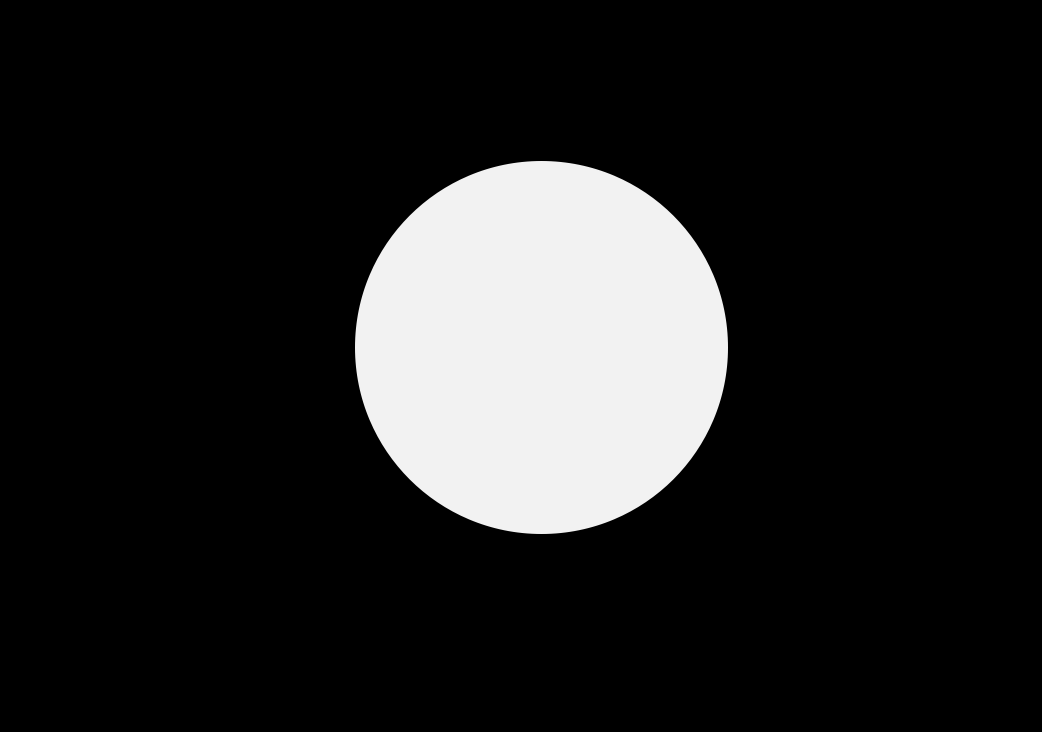
#> input picture misc/white.jpg, 1042 x 732 px
$ python brightness.py
#> lines starting #> are read from the running program, lines starting #| are printed output that depends on the picture; after the words box and inside, x2 and y2 are one past the last pixel; in counts of white or black regions, pixels touching at a corner belong together
import cv2
import numpy as np
from scipy.ndimage import filters

#level of intensity
bright = [110,140,170,200,230,255]
sigma = 50

for b in bright:
    img = cv2.imread('misc/white.jpg') #load rgb image
#> img is the input picture: shape (732, 1042, 3); min 0, max 242, mean 34.7

    #Isolate the areas where the color is black(every channel=0) and white (every channel=255)
    black=np.where((img[:,:,0]==0) & (img[:,:,1]==0) & (img[:,:,2]==0))
#> black = 652823 positions, rows 0 to 731, columns 0 to 1041
    white=np.where((img[:,:,0]>200) & (img[:,:,1]>200) & (img[:,:,2]>200))
#> white = 108933 positions, rows 161 to 533, columns 355 to 727

    #Turn black pixels to white and vice versa
    img[black]=(0,0,0)
    img[white]=(b,b,b)
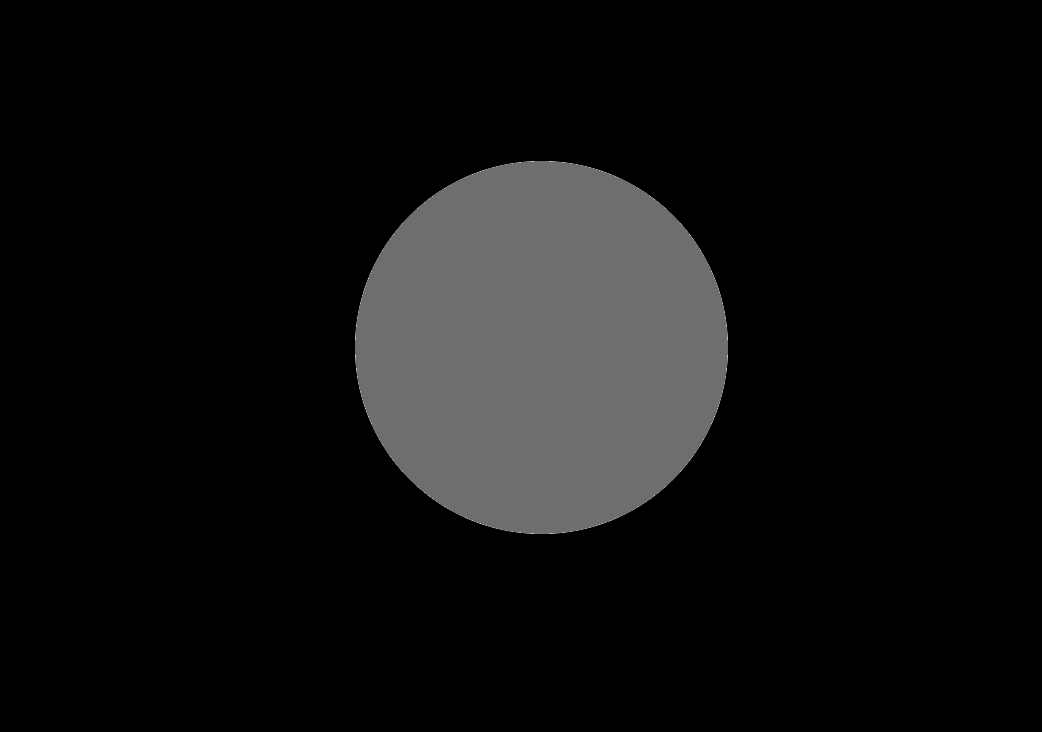
#> img: shape (732, 1042, 3); 14.28% of pixels changed, all inside (x1, y1, x2, y2) = (355, 161, 728, 534)

    img = filters.gaussian_filter(img, sigma)
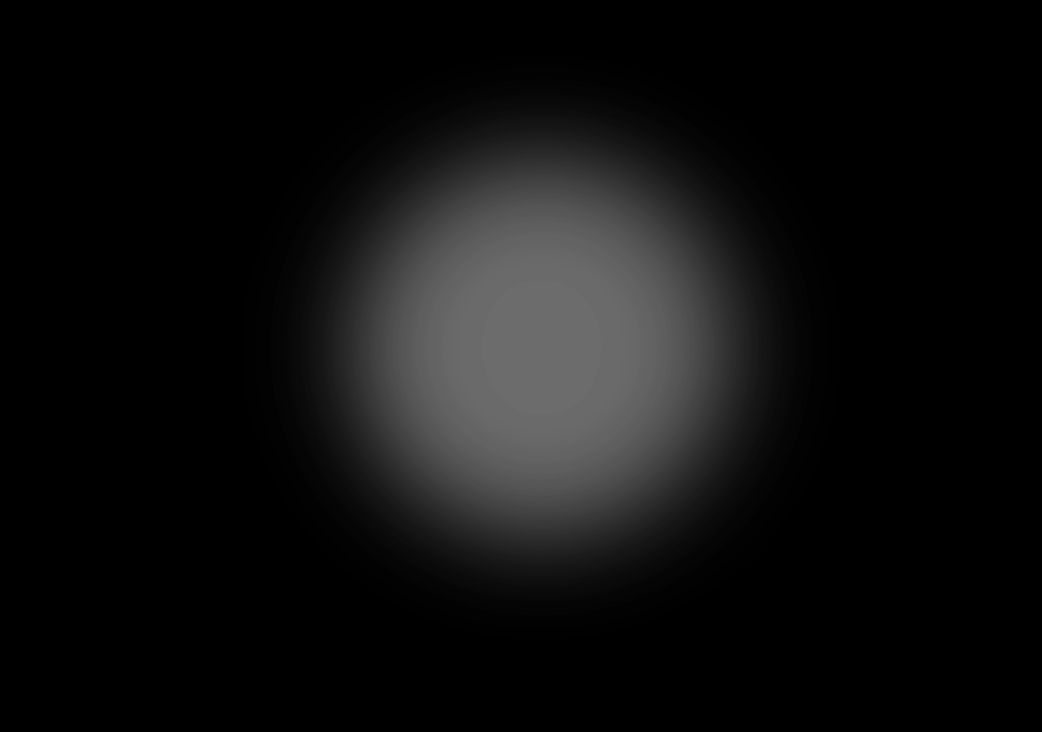
#> img: shape (732, 1042, 3); min 0, max 108, mean 15.3


    cv2.imwrite("gauss_proced_b{}_sigma{}.jpg".format(b,sigma), img)
